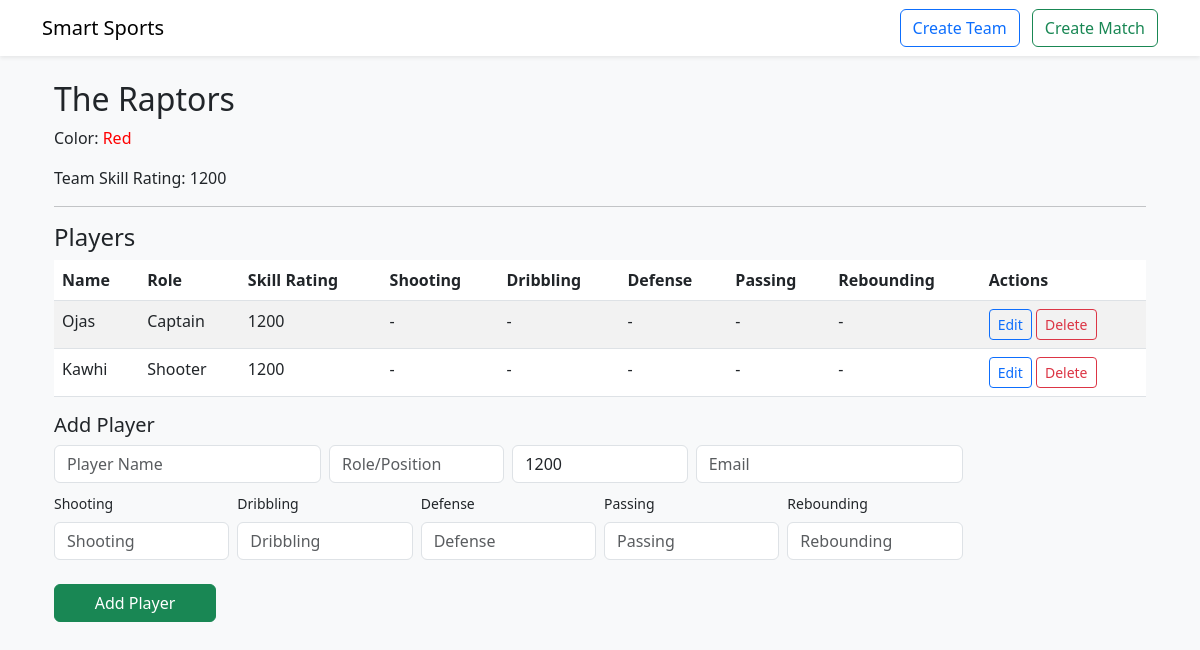
Page /teams/1 on the earlier database version.
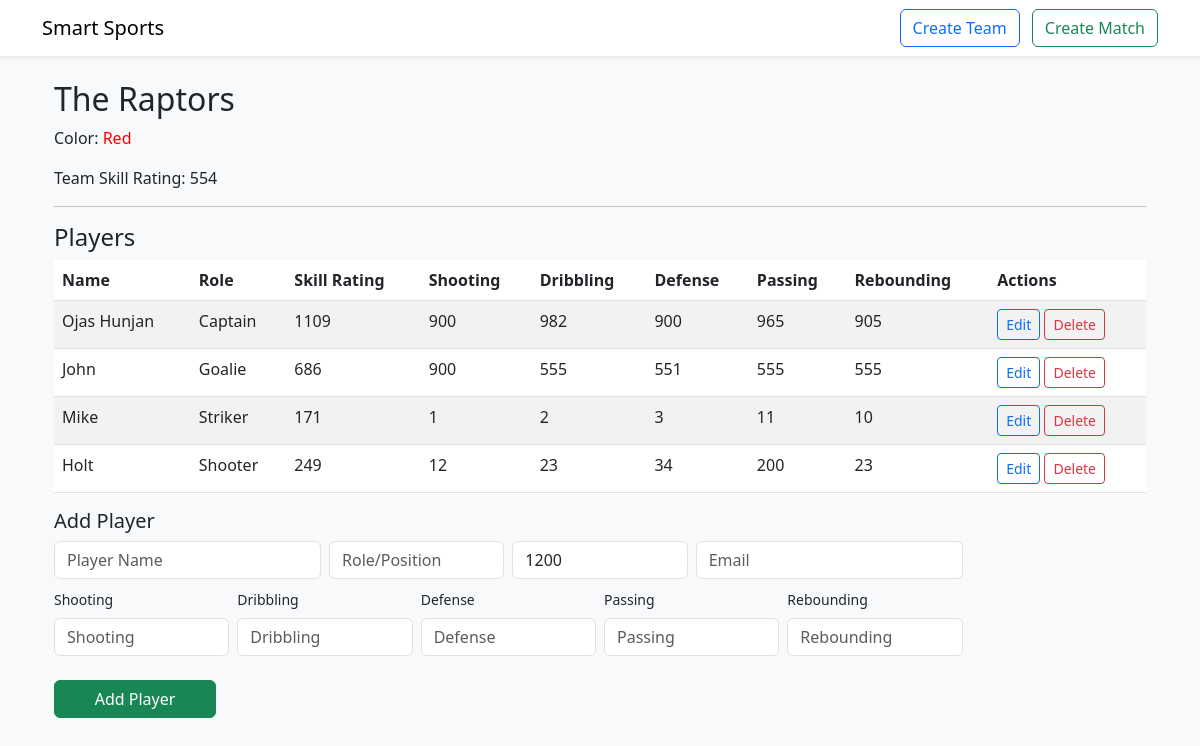
Same page on the later database version.
### app/models.py (models this page shows)
class Team(db.Model):
    id = db.Column(db.Integer, primary_key=True)
    name = db.Column(db.String(120), nullable=False)
    color = db.Column(db.String(30), nullable=True)
    skill_rating = db.Column(db.Integer, default=1200)
    created_at = db.Column(db.DateTime, default=datetime.utcnow)
    sport = db.Column(db.String(50), nullable=True, default="soccer")
    captain_id = db.Column(db.Integer, db.ForeignKey('player.id'), nullable=True)
    players = db.relationship("Player", backref="team", lazy=True, foreign_keys="Player.team_id")

class Player(db.Model):
    id = db.Column(db.Integer, primary_key=True)
    name = db.Column(db.String(120), nullable=False)
    email = db.Column(db.String(200), nullable=True)
    role = db.Column(db.String(80), nullable=True)
    skill_rating = db.Column(db.Integer, default=1200)
    invited = db.Column(db.Boolean, default=False)
    team_id = db.Column(db.Integer, db.ForeignKey('team.id'), nullable=True)
    games_played = db.Column(db.Integer, default=0)
    wins = db.Column(db.Integer, default=0)
    losses = db.Column(db.Integer, default=0)
    skills = db.relationship("PlayerSkill", backref="player", lazy=True, cascade="all, delete-orphan")

class PlayerSkill(db.Model):
    id = db.Column(db.Integer, primary_key=True)
    player_id = db.Column(db.Integer, db.ForeignKey('player.id'), nullable=False)
    sport = db.Column(db.String(50), nullable=False)
    name = db.Column(db.String(80), nullable=False)
    value = db.Column(db.Integer, nullable=False, default=0)

### app/routes.py (the view)
@app.route("/teams/<int:team_id>")
def team_detail(team_id):
    team = Team.query.get_or_404(team_id)
    skill_names = skill_fields_for_sport(team.sport)
    players = team.players
    return render_template("team_detail.html", team=team, players=players, skill_names=skill_names)

### app/routes.py (called while the page is built)
def skill_fields_for_sport(sport):
    mapping = {
        "soccer": ["Shooting", "Passing", "Defending", "Speed", "Stamina"],
        "basketball": ["Shooting", "Dribbling", "Defense", "Passing", "Rebounding"],
        "volleyball": ["Serving", "Spiking", "Blocking", "Setting", "Passing"],
        "hockey": ["Shooting", "Skating", "Defense", "Checking", "Passing"],
        "football": ["Throwing", "Catching", "Tackling", "Speed", "Awareness"],
        "default": ["Skill A", "Skill B", "Skill C", "Skill D", "Skill E"]
    }
    if not sport:
        return mapping["default"]
    return mapping.get(sport.lower(), mapping["default"])

### app/templates/team_detail.html (shortened to what this page needs)
{% extends "base.html" %}
{% block content %}
<div class="container mt-4">
    <h2>{{ team.name }}</h2>
    {% if team.color %}
    <p>Color: <span style="color: {{ team.color }}">{{ team.color }}</span></p>
    {% endif %}
    <p>Team Skill Rating: {{ team.skill_rating }}</p>
    <hr>
    <h4>Players</h4>
    <table class="table table-striped">
        <thead>
            <tr>
                <th>Name</th>
                <th>Role</th>
                <th>Skill Rating</th>
                {% for skill_name in skill_names %}
                <th>{{ skill_name }}</th>
                {% endfor %}
                <th>Actions</th>
            </tr>
        </thead>
        <tbody>
            {% for p in players %}
            <tr>
                <td>{{ p.name }}</td>
                <td>{{ p.role or "" }}</td>
                <td>{{ p.skill_rating }}</td>
                {% set player_skills = {} %}
                {% for s in p.skills %}
                    {% set _ = player_skills.update({ s.name: s.value }) %}
                {% endfor %}
                {% for skill_name in skill_names %}
                    <td>{{ player_skills.get(skill_name, '-') }}</td>
                {% endfor %}
                <td>
                    <a href="{{ url_for('edit_player', player_id=p.id) }}" class="btn btn-sm btn-outline-primary">Edit</a>
                    <a href="{{ url_for('delete_player', player_id=p.id) }}" class="btn btn-sm btn-outline-danger"
                       onclick="return confirm('Delete {{ p.name }}?');">Delete</a>
                </td>
            </tr>
            {% endfor %}
        </tbody>
    </table>
    <form method="POST" action="{{ url_for('team_add_player', team_id=team.id) }}" class="mt-3">
        <h5>Add Player</h5>
        <div class="row g-2 mb-2">
            <div class="col-md-3">
                <input type="text" class="form-control" name="name" placeholder="Player Name" required>
            </div>
            <div class="col-md-2">
                <input type="text" class="form-control" name="role" placeholder="Role/Position">
            </div>
            <div class="col-md-2">
                <input type="number" class="form-control" name="skill" placeholder="Skill Rating" value="1200">
            </div>
            <div class="col-md-3">
                <input type="email" class="form-control" name="email" placeholder="Email">
            </div>
        </div>
        <div class="row g-2">
            {% for skill_name in skill_names %}
            <div class="col-md-2 mb-2">
                <label class="form-label small">{{ skill_name }}</label>
                <input type="number" class="form-control" name="skill_{{ skill_name.replace(' ', '_') }}" min="0" max="999" placeholder="{{ skill_name }}">
            </div>
            {% endfor %}
        </div>
        <div class="row mt-3">
            <div class="col-md-2">
                <button type="submit" class="btn btn-success w-100">Add Player</button>
            </div>
        </div>
    </form>
</div>
{% endblock %}

### app/templates/base.html (shortened to what this page needs)
<!doctype html>
<html>
<head>
  <link href="https://cdn.jsdelivr.net/npm/bootstrap@5.3.0/dist/css/bootstrap.min.css" rel="stylesheet">
</head>
<body class="bg-light text-dark">
<nav class="navbar navbar-expand-lg navbar-light bg-white shadow-sm mb-4">
  <div class="container">
    <a class="navbar-brand" href="{{ url_for('index') }}">Smart Sports</a>
    <div class="ms-auto">
      <a class="btn btn-outline-primary me-2" href="{{ url_for('create_team') }}">Create Team</a>
      <a class="btn btn-outline-success" href="{{ url_for('create_match') }}">Create Match</a>
    </div>
  </div>
</nav>
<div class="container">
  {% block content %}{% endblock %}
</div>
</body>
</html>

Differences in the rows shown:
changed Team "The Raptors": skill_rating "1200" → "554"
changed Player "Captain": name "Ojas" → "Ojas Hunjan"; skill_rating "1200" → "1109"
added PlayerSkill: get "900"
added PlayerSkill: get "982"
added PlayerSkill: get "900"
added PlayerSkill: get "965"
added PlayerSkill: get "905"
now on this page (row edited): Player: name "John", role "Goalie", skill_rating "686"
added PlayerSkill: get "900"
added PlayerSkill: get "555"
added PlayerSkill: get "551"
added PlayerSkill: get "555"
added PlayerSkill: get "555"
now on this page (row edited): Player: name "Mike", role "Striker", skill_rating "171", get "1" "2" "3" "11" "10"
changed Player "Shooter": name "Kawhi" → "Holt"; skill_rating "1200" → "249"
Other differences:
new list line: "12"
new list line: "23"
new list line: "34"
new list line: "200"
